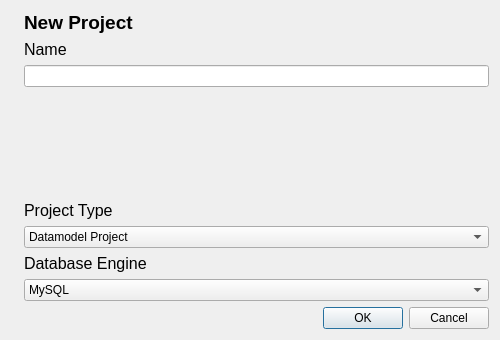
<?xml version="1.0" encoding="UTF-8"?>
<ui version="4.0">
 <class>NewProjectDialog</class>
 <widget class="QDialog" name="NewProjectDialog">
  <property name="windowModality">
   <enum>Qt::ApplicationModal</enum>
  </property>
  <property name="geometry">
   <rect>
    <x>0</x>
    <y>0</y>
    <width>500</width>
    <height>340</height>
   </rect>
  </property>
  <property name="sizePolicy">
   <sizepolicy hsizetype="Fixed" vsizetype="Fixed">
    <horstretch>0</horstretch>
    <verstretch>0</verstretch>
   </sizepolicy>
  </property>
  <property name="minimumSize">
   <size>
    <width>500</width>
    <height>340</height>
   </size>
  </property>
  <property name="maximumSize">
   <size>
    <width>500</width>
    <height>340</height>
   </size>
  </property>
  <property name="focusPolicy">
   <enum>Qt::NoFocus</enum>
  </property>
  <property name="windowTitle">
   <string>New Project</string>
  </property>
  <property name="windowIcon">
   <iconset resource="dbm.qrc">
    <normaloff>:/images/actions/images/actions/filenew.png</normaloff>:/images/actions/images/actions/filenew.png</iconset>
  </property>
  <property name="toolTip">
   <string>Create a new project</string>
  </property>
  <property name="modal">
   <bool>true</bool>
  </property>
  <layout class="QFormLayout" name="formLayout">
   <item row="0" column="0">
    <widget class="QLabel" name="label_3">
     <property name="text">
      <string/>
     </property>
     <property name="pixmap">
      <pixmap resource="dbm.qrc">:/images/actions/images/actions/filenew.png</pixmap>
     </property>
    </widget>
   </item>
   <item row="0" column="1">
    <widget class="QLabel" name="label_4">
     <property name="text">
      <string>&lt;!DOCTYPE HTML PUBLIC &quot;-//W3C//DTD HTML 4.0//EN&quot; &quot;http://www.w3.org/TR/REC-html40/strict.dtd&quot;&gt;
&lt;html&gt;&lt;head&gt;&lt;meta name=&quot;qrichtext&quot; content=&quot;1&quot; /&gt;&lt;style type=&quot;text/css&quot;&gt;
p, li { white-space: pre-wrap; }
&lt;/style&gt;&lt;/head&gt;&lt;body style=&quot; font-family:'MS Shell Dlg 2'; font-size:8.25pt; font-weight:400; font-style:normal;&quot;&gt;
&lt;p style=&quot; margin-top:0px; margin-bottom:0px; margin-left:0px; margin-right:0px; -qt-block-indent:0; text-indent:0px;&quot;&gt;&lt;span style=&quot; font-size:14pt; font-weight:600;&quot;&gt;New Project&lt;/span&gt;&lt;/p&gt;&lt;/body&gt;&lt;/html&gt;</string>
     </property>
    </widget>
   </item>
   <item row="1" column="1">
    <widget class="QLabel" name="label">
     <property name="text">
      <string>&lt;!DOCTYPE HTML PUBLIC &quot;-//W3C//DTD HTML 4.0//EN&quot; &quot;http://www.w3.org/TR/REC-html40/strict.dtd&quot;&gt;
&lt;html&gt;&lt;head&gt;&lt;meta name=&quot;qrichtext&quot; content=&quot;1&quot; /&gt;&lt;style type=&quot;text/css&quot;&gt;
p, li { white-space: pre-wrap; }
&lt;/style&gt;&lt;/head&gt;&lt;body style=&quot; font-family:'Sans'; font-size:10pt; font-weight:400; font-style:normal;&quot;&gt;
&lt;table style=&quot;-qt-table-type: root; margin-top:4px; margin-bottom:4px; margin-left:4px; margin-right:4px;&quot;&gt;
&lt;tr&gt;
&lt;td style=&quot;border: none;&quot;&gt;
&lt;p style=&quot; margin-top:0px; margin-bottom:0px; margin-left:0px; margin-right:0px; -qt-block-indent:0; text-indent:0px;&quot;&gt;&lt;span style=&quot; font-family:'MS Shell Dlg 2'; font-size:12pt;&quot;&gt;Name&lt;/span&gt;&lt;/p&gt;&lt;/td&gt;&lt;/tr&gt;&lt;/table&gt;&lt;/body&gt;&lt;/html&gt;</string>
     </property>
    </widget>
   </item>
   <item row="2" column="1">
    <widget class="QLineEdit" name="txtProjectName"/>
   </item>
   <item row="4" column="1">
    <widget class="QLabel" name="label_2">
     <property name="text">
      <string>&lt;!DOCTYPE HTML PUBLIC &quot;-//W3C//DTD HTML 4.0//EN&quot; &quot;http://www.w3.org/TR/REC-html40/strict.dtd&quot;&gt;
&lt;html&gt;&lt;head&gt;&lt;meta name=&quot;qrichtext&quot; content=&quot;1&quot; /&gt;&lt;style type=&quot;text/css&quot;&gt;
p, li { white-space: pre-wrap; }
&lt;/style&gt;&lt;/head&gt;&lt;body style=&quot; font-family:'Sans'; font-size:10pt; font-weight:400; font-style:normal;&quot;&gt;
&lt;table style=&quot;-qt-table-type: root; margin-top:4px; margin-bottom:4px; margin-left:4px; margin-right:4px;&quot;&gt;
&lt;tr&gt;
&lt;td style=&quot;border: none;&quot;&gt;
&lt;p style=&quot; margin-top:0px; margin-bottom:0px; margin-left:0px; margin-right:0px; -qt-block-indent:0; text-indent:0px;&quot;&gt;&lt;span style=&quot; font-family:'MS Shell Dlg 2'; font-size:12pt;&quot;&gt;Project Type&lt;/span&gt;&lt;/p&gt;&lt;/td&gt;&lt;/tr&gt;&lt;/table&gt;&lt;/body&gt;&lt;/html&gt;</string>
     </property>
    </widget>
   </item>
   <item row="5" column="1">
    <widget class="QComboBox" name="cmbProjectType">
     <item>
      <property name="text">
       <string extracomment="This project will allow the user to create a Database project and generate the corresponding SQL statements and other supporting files">Datamodel Project</string>
      </property>
      <property name="icon">
       <iconset resource="dbm.qrc">
        <normaloff>:/images/actions/images/small/network_server_database.png</normaloff>:/images/actions/images/small/network_server_database.png</iconset>
      </property>
     </item>
     <item>
      <property name="text">
       <string>Conversion Project</string>
      </property>
      <property name="icon">
       <iconset resource="dbm.qrc">
        <normaloff>:/images/actions/images/small/document-convert.png</normaloff>:/images/actions/images/small/document-convert.png</iconset>
      </property>
     </item>
     <item>
      <property name="text">
       <string>Reverse engineer a Database</string>
      </property>
      <property name="icon">
       <iconset resource="dbm.qrc">
        <normaloff>:/images/actions/images/small/face-devilish.png</normaloff>:/images/actions/images/small/face-devilish.png</iconset>
      </property>
     </item>
    </widget>
   </item>
   <item row="6" column="1">
    <widget class="QLabel" name="label_5">
     <property name="text">
      <string>&lt;!DOCTYPE HTML PUBLIC &quot;-//W3C//DTD HTML 4.0//EN&quot; &quot;http://www.w3.org/TR/REC-html40/strict.dtd&quot;&gt;
&lt;html&gt;&lt;head&gt;&lt;meta name=&quot;qrichtext&quot; content=&quot;1&quot; /&gt;&lt;style type=&quot;text/css&quot;&gt;
p, li { white-space: pre-wrap; }
&lt;/style&gt;&lt;/head&gt;&lt;body style=&quot; font-family:'Sans'; font-size:10pt; font-weight:400; font-style:normal;&quot;&gt;
&lt;table style=&quot;-qt-table-type: root; margin-top:4px; margin-bottom:4px; margin-left:4px; margin-right:4px;&quot;&gt;
&lt;tr&gt;
&lt;td style=&quot;border: none;&quot;&gt;
&lt;p style=&quot; margin-top:0px; margin-bottom:0px; margin-left:0px; margin-right:0px; -qt-block-indent:0; text-indent:0px;&quot;&gt;&lt;span style=&quot; font-family:'MS Shell Dlg 2'; font-size:12pt;&quot;&gt;Database Engine&lt;/span&gt;&lt;/p&gt;&lt;/td&gt;&lt;/tr&gt;&lt;/table&gt;&lt;/body&gt;&lt;/html&gt;</string>
     </property>
    </widget>
   </item>
   <item row="7" column="1">
    <widget class="QComboBox" name="cmbDatabase">
     <item>
      <property name="text">
       <string>MySQL</string>
      </property>
      <property name="icon">
       <iconset resource="dbm.qrc">
        <normaloff>:/images/actions/images/small/mysql.png</normaloff>:/images/actions/images/small/mysql.png</iconset>
      </property>
     </item>
     <item>
      <property name="text">
       <string>Oracle</string>
      </property>
      <property name="icon">
       <iconset resource="dbm.qrc">
        <normaloff>:/images/actions/images/small/oracle.PNG</normaloff>:/images/actions/images/small/oracle.PNG</iconset>
      </property>
     </item>
    </widget>
   </item>
   <item row="8" column="1">
    <widget class="QDialogButtonBox" name="buttonBox">
     <property name="orientation">
      <enum>Qt::Horizontal</enum>
     </property>
     <property name="standardButtons">
      <set>QDialogButtonBox::Cancel|QDialogButtonBox::Ok</set>
     </property>
    </widget>
   </item>
   <item row="3" column="1">
    <spacer name="verticalSpacer">
     <property name="orientation">
      <enum>Qt::Vertical</enum>
     </property>
     <property name="sizeHint" stdset="0">
      <size>
       <width>20</width>
       <height>40</height>
      </size>
     </property>
    </spacer>
   </item>
  </layout>
 </widget>
 <tabstops>
  <tabstop>txtProjectName</tabstop>
  <tabstop>cmbProjectType</tabstop>
  <tabstop>cmbDatabase</tabstop>
  <tabstop>buttonBox</tabstop>
 </tabstops>
 <resources>
  <include location="dbm.qrc"/>
 </resources>
 <connections>
  <connection>
   <sender>buttonBox</sender>
   <signal>accepted()</signal>
   <receiver>NewProjectDialog</receiver>
   <slot>accept()</slot>
   <hints>
    <hint type="sourcelabel">
     <x>248</x>
     <y>254</y>
    </hint>
    <hint type="destinationlabel">
     <x>157</x>
     <y>274</y>
    </hint>
   </hints>
  </connection>
  <connection>
   <sender>buttonBox</sender>
   <signal>rejected()</signal>
   <receiver>NewProjectDialog</receiver>
   <slot>reject()</slot>
   <hints>
    <hint type="sourcelabel">
     <x>316</x>
     <y>260</y>
    </hint>
    <hint type="destinationlabel">
     <x>286</x>
     <y>274</y>
    </hint>
   </hints>
  </connection>
 </connections>
</ui>
